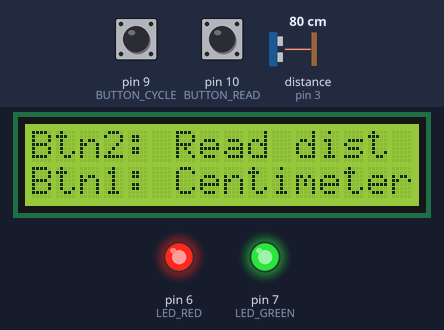
This sketch was run on a simulated Arduino Uno, built with avr-gcc and run on an emulated ATmega328P. Parts: 16×2 character LCD, output pins drawn as LEDs (lit = HIGH). The test bench sets the inputs (shaded band); at power-on: pin 10 (BUTTON_READ) LOW, pin 9 (BUTTON_CYCLE) LOW, distance to the obstacle (sensor on pin 3) 80 cm. The echo pulse lasts 58.3 µs per cm; pins used as bus, display or sensor lines are not drawn.

Above: at 2.8 s.
2.9 s: pin 10 (BUTTON_READ) pulled HIGH for 0.15 s
At 3.4 s:
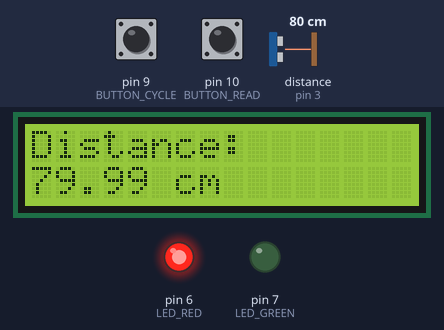
4.5 s: pin 9 (BUTTON_CYCLE) pulled HIGH for 1 s
At 4.64 s:
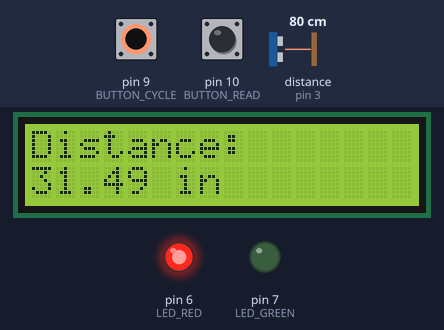
7.0 s: pin 9 (BUTTON_CYCLE) pulled HIGH for 0.15 s
8.6 s: pin 9 (BUTTON_CYCLE) pulled HIGH for 3.2 s
At 12.6 s:
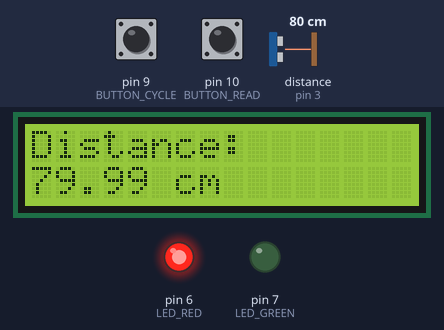
Timing chart, 0 to 14.1 s (numbered marks = the images above; inputs shaded):
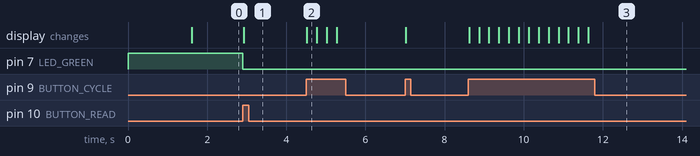

The sketch:

main.ino
```cpp
#include <Wire.h>
#include <LiquidCrystal_I2C.h>
LiquidCrystal_I2C lcd(0x27, 16, 2); // Set the LCD I2C address and dimensions
#define TRIG_PIN 2
#define ECHO_PIN 3
#define LED_RED 6
#define LED_GREEN 7
#define BUTTON_CYCLE 9
#define BUTTON_READ 10
float distance = 0;
bool displayInches = false;
bool instructionsShown = false;
unsigned long lastButtonPress = 0;
const unsigned long debounceTime = 250;
void setup() {
  // put your setup code here, to run once:
  pinMode(TRIG_PIN, OUTPUT);
  pinMode(ECHO_PIN, INPUT);
  pinMode(LED_RED, OUTPUT);
  pinMode(LED_GREEN, OUTPUT);
  digitalWrite(LED_RED, HIGH); //this turns off the led because it is active low
  digitalWrite(LED_GREEN, HIGH); //this turns off the led because it is active low
  pinMode(BUTTON_CYCLE, INPUT);
  pinMode(BUTTON_READ, INPUT);
  //LCD setup
  lcd.init();
  lcd.backlight();
  lcd.setCursor(0, 0);
  lcd.print("System Ready");
  delay(1500);
  lcd.clear();
  showInstructions();
  instructionsShown = true;
}
void showInstructions() {
  lcd.clear();
  lcd.setCursor(0,0);
  lcd.print("Btn2: Read dist");
  lcd.setCursor(0,1);
  if(displayInches){
    lcd.print("Btn1: Inches");
  } else {
    lcd.print("Btn1: Centimeters");
  }
}
float readDistance() {
  digitalWrite(TRIG_PIN, LOW);
  delayMicroseconds(2);
  digitalWrite(TRIG_PIN, HIGH);
  delayMicroseconds(10);
  digitalWrite(TRIG_PIN, LOW);
  long duration = pulseIn(ECHO_PIN, HIGH, 30000);
  // timeout → no echo received
  if (duration == 0) {
    return -1;
  }
  float distanceCm = (duration / 2.0) * 0.0343;
  return distanceCm;
}
void updateLEDs() {
  if (distance < 0) {
    // ERROR → red ON
    digitalWrite(LED_RED, LOW);
    digitalWrite(LED_GREEN, HIGH);
  } else {
    // NOT ERROR → green ON
    digitalWrite(LED_RED, HIGH);
    digitalWrite(LED_GREEN, LOW);
  }
}
void updateLCD(){
  lcd.clear();
  lcd.setCursor(0,0);
  lcd.print("Distance:");
  lcd.setCursor(0,1);   // switches the cursor to the second line
  if(distance < 0) {
    lcd.print("ERROR");
  } else {
    if(displayInches){
      float distanceInches = distance * 0.393701; // Convert cm to inches
      lcd.print(distanceInches, 2); // Display distance in inches with 2 decimal places
      lcd.print(" in");
    } else {
      lcd.print(distance, 2); // Display distance in cm with 2 decimal places
      lcd.print(" cm");
    }
  }
}
void loop() {
  unsigned long currentMillis = millis();
  // ----- Button 1: toggle cm/inches -----
  if(digitalRead(BUTTON_CYCLE) == HIGH && currentMillis - lastButtonPress > debounceTime){
    displayInches = !displayInches;
    lastButtonPress = currentMillis;
    if(instructionsShown){
      // Update instructions line
      lcd.setCursor(0,1);
      lcd.print("                "); // clear line
      if(displayInches){
        lcd.setCursor(0,1);
        lcd.print("Btn1: Inches");
      } else {
        lcd.setCursor(0,1);
        lcd.print("Btn1: Centimeters");
      }
    } else {
      // Already have a measurement → switch units immediately
      updateLCD();
    }
  }
  // ----- Button 2: take reading -----
  if(digitalRead(BUTTON_READ) == HIGH && currentMillis - lastButtonPress > debounceTime){
    distance = readDistance();
    updateLEDs();
    if(instructionsShown){
      lcd.clear();
      instructionsShown = false;
    }
    updateLCD();
    lastButtonPress = currentMillis;
  }
}
```

Measured:
- after the input at 2.9 s, pin 7 (LED_GREEN): HIGH → LOW at once; the display: changes at once (image 1)
- after the input at 4.5 s, the display: changes at once (image 2)
- after the input at 8.6 s, the display: changes at once (image 3)
